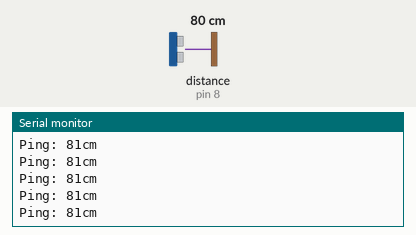
This sketch was run on a simulated Arduino Uno, built with avr-gcc and run on an emulated ATmega328P. Shown: the last lines printed to the serial monitor. The inputs (shaded band) are chosen by the test bench; at power-on: distance to the obstacle (sensor on pin 8) 80 cm. The echo pulse lasts 58.3 µs per cm.

Above: at 1.2 s.
1.3 s: distance to the obstacle (sensor on pin 8) set to 2 cm
At 1.34 s:
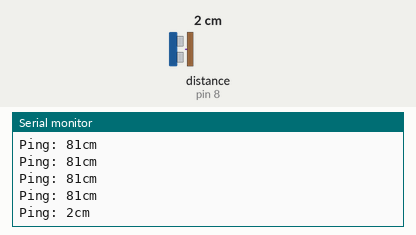
2.8 s: distance to the obstacle (sensor on pin 8) set to 60 cm
At 2.87 s:
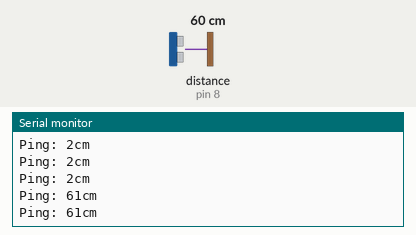
Timing chart, 0 to 5.8 s (numbered marks = the images above; inputs shaded):
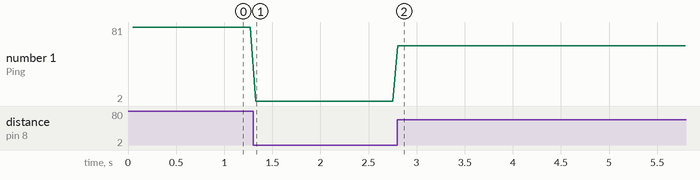

Measured:
- after the input at 1.3 s, the serial monitor: prints a new line at once (image 1)
- after the input at 2.8 s, the serial monitor: prints a new line at once (image 2)
- plotted number 1: 81 → 2 after the input at 1.3 s, 2 → 61 after the input at 2.8 s

The sketch:

CMDistanceTest.ino
```cpp
// Adapted from the NewPing library example sketch

// Import the New Ping library we installed earlier
#include <NewPing.h>

#define TRIGGER_PIN  7  // The digital pin tied to trig
#define ECHO_PIN     8  // The digital pin tied to echo
#define MAX_DISTANCE 300 // Maximum distance we want to ping for (in centimeters)
// Maximum sensor distance is 400-500cm

// Initialize the distance sensor
NewPing sonar(TRIGGER_PIN, ECHO_PIN, MAX_DISTANCE);

// Initialize Serial
void setup() {
  Serial.begin(9600);
}

void loop() {
  // Wait 50ms between pings (about 20 pings/sec)
  // 29ms should be the shortest delay between pings
  delay(50);

  // Print sensor readings in cm
  // A 0 means that the reading is outside the MAX_DISTANCE
  Serial.print("Ping: ");
  Serial.print(sonar.ping_cm());
  Serial.println("cm");
}
```
